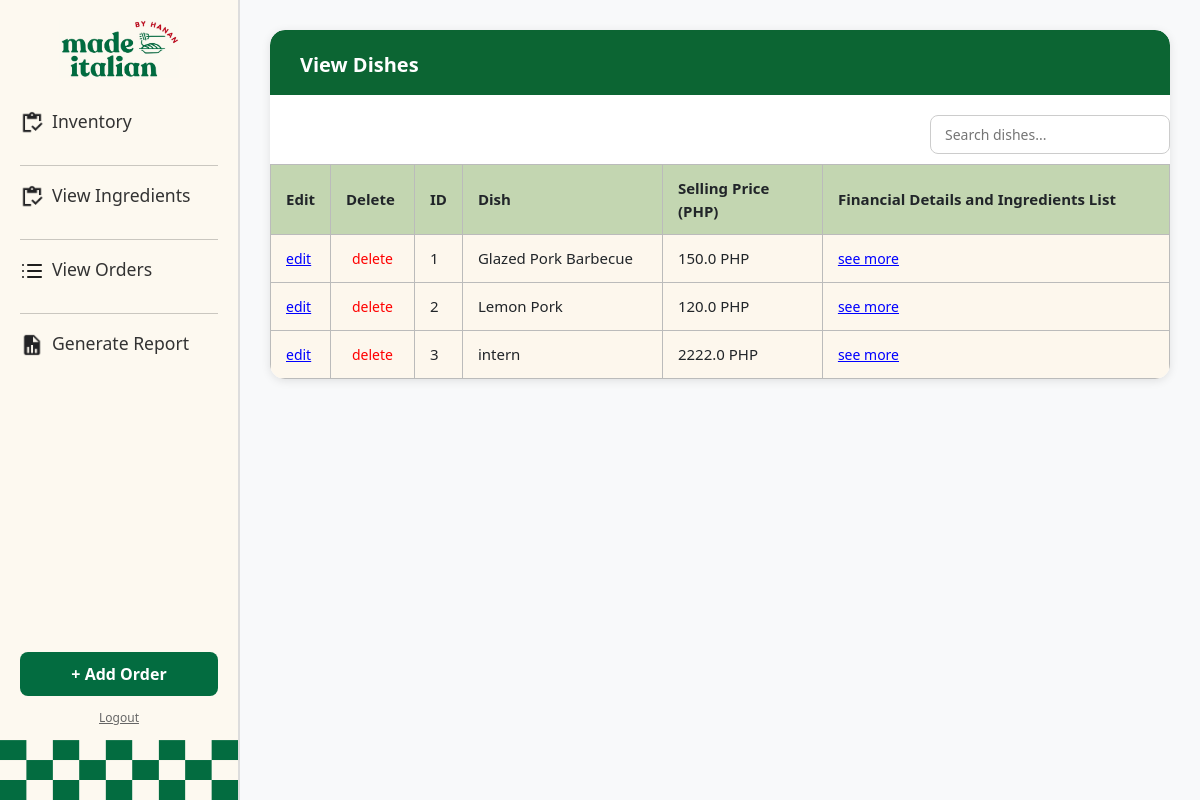
The app's page /dishes, older data.
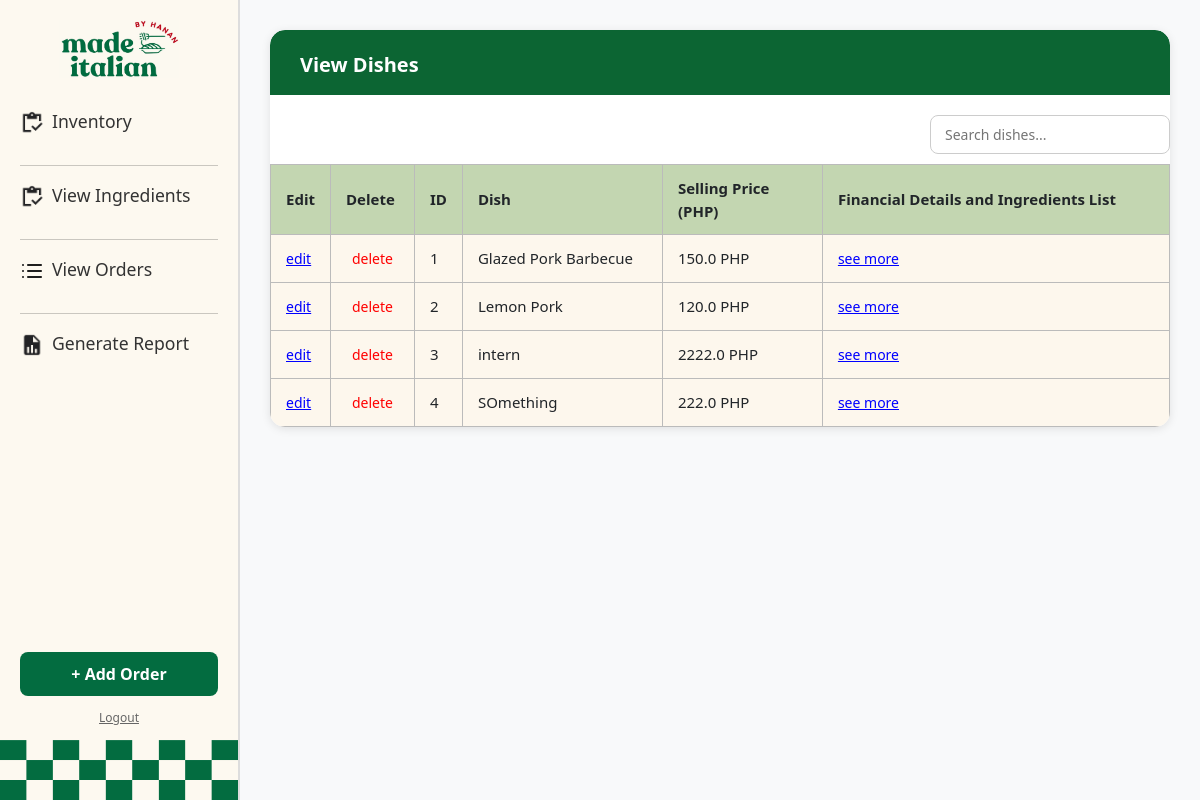
The same page, newer data.
### hananApp/models.py (models this page shows)
class Dish(models.Model):
    id = models.BigAutoField(primary_key=True)
    name = models.CharField(max_length=255)
    price = models.FloatField()

### hananApp/views.py (the view)
# urls.py: path('dishes', views.dishes, name='dishes'),
def dishes(request):
    logger.info("Entered view: dishes")
    dishes = Dish.objects.prefetch_related('recipedetails_set__ingredient')
    for dish in dishes:
        total_cost = 0.0
        for rd in dish.recipedetails_set.all():
            total_cost += rd.quantity_used * rd.ingredient.price_per_unit
        dish.estimated_cost = round(total_cost, 2)  # Attach as a temporary attribute
    context = {
        'dishes': dishes
    }
    return render(request, 'hananApp/dishes.html', context)

### hananApp/templates/hananApp/dishes.html (shortened to what this page needs)
{% extends 'hananApp/base.html' %}
{% block content %}
<div class="table-wrapper">
    <div class="table-header">View Dishes</div>
    <div class="search-container">
        <input type="text" id="dishSearch" placeholder="Search dishes...">
    </div>
    <table class="dishes-table" id="dishesTable">
        <thead>
            <tr>
                <th style="width: 60px;">Edit</th>
                <th style="width: 60px;">Delete</th>
                <th style="width: 40px;">ID</th>
                <th style="width: 200px;">Dish</th>
                <th style="width: 160px;">Selling Price (PHP)</th>
                <th>Financial Details and Ingredients List</th>
            </tr>
        </thead>
        <tbody>
            {% for dish in dishes %}
            <tr>
                <td><a href="{% url 'edit_dish' dish.id %}" class="edit-btn">edit</a></td>
                <td>
                    <form action="{% url 'delete_dish' dish.id %}" method="POST" style="display:inline;">
                        <button type="submit" style="border:none; background:none; color:red; cursor:pointer; font-size:14px;" onclick="return confirm('Are you sure you want to delete this dish?');">
                            delete
                        </button>
                    </form>
                </td>
                <td>{{ forloop.counter }}</td>
                <td class="dish-name">{{ dish.name }}</td>
                <td>{{ dish.price }} PHP</td>
                <td>
                    <a href="#"
                       class="see-more-link"
                       data-name="{{ dish.name }}"
                       data-price="{{ dish.price }}"
                       data-cost="{{ dish.estimated_cost }}"
                       data-ingredients='[
                           {% for rd in dish.recipedetails_set.all %}
                               {"name": "{{ rd.ingredient.name }}", "quantity": "{{ rd.quantity_used }}", "unit": "{{ rd.ingredient.get_unit_display }}"}
                               {% if not forloop.last %},{% endif %}
                           {% endfor %}
                       ]'>
                       see more
                    </a>
                </td>
            </tr>
            {% endfor %}
        </tbody>
    </table>
</div>
{% endblock %}

Row changes from the older to the newer data that the page shows:
added Dish: name "SOmething", price "222.0"
